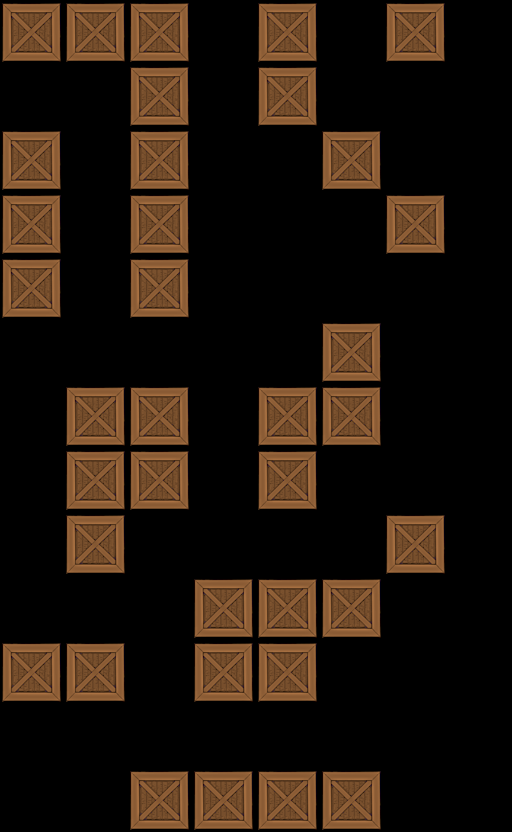

A level layout from a 2D game, rendered from its tile map. Below: a short description, then the map file with tile-grid data replaced by summaries:
An orthogonal 8x13 tile map with 64x64 px tiles, 1 tile layer (Tile Layer 1).

<map version="1.0" orientation="orthogonal" width="8" height="13" tilewidth="64" tileheight="64">
 <tileset firstgid="1" name="crate" tilewidth="64" tileheight="64">
  <image source="../../crate2.png" width="64" height="64" />
 </tileset>
 <layer name="Tile Layer 1" width="8" height="13">
  <data>[104 cells, 36 non-empty, 1 distinct tile ids]</data>
 </layer>
</map>
